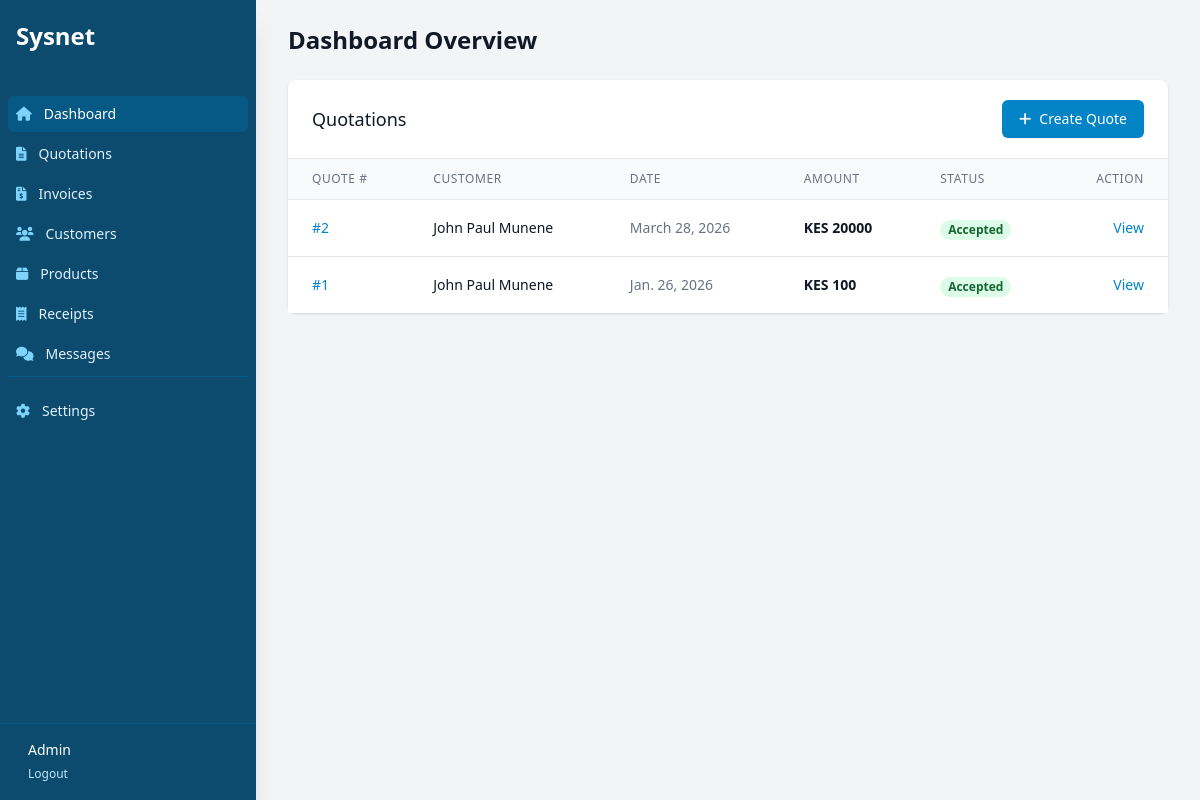
The page /billing/quotation/ (signed in) on the database its author committed.
### billing/models.py (models this page shows, shortened)
class Quotation(models.Model):
    DRAFT = 'draft'
    SENT = 'sent'
    ACCEPTED = 'accepted'
    REJECTED = 'rejected'
    STATUS_CHOICES = [
        (DRAFT, 'Draft'),
        (SENT, 'Sent'),
        (ACCEPTED, 'Accepted'),
        (REJECTED, 'Rejected'),
    ]
    customer = models.ForeignKey(Customer, on_delete=models.CASCADE)
    date = models.DateField(default=timezone.now)
    status = models.CharField(max_length=10, choices=STATUS_CHOICES, default=DRAFT)
    created_at = models.DateTimeField(auto_now_add=True)
    @property
    def total_amount(self):
        return self.items.aggregate(total=Sum(models.F('quantity') * models.F('unit_price')))['total'] or 0

class Customer(models.Model):
    name = models.CharField(max_length=200)
    email = models.EmailField(blank=True, null=True)
    phone = models.CharField(max_length=20, blank=True, null=True)
    address = models.TextField(blank=True, null=True)
    created_at = models.DateTimeField(auto_now_add=True)

### billing/views.py (the view)
# urls.py: path('quotation/', views.quotation_list, name='quotation_list'),
@login_required
def quotation_list(request):
    quotations = Quotation.objects.select_related('customer').order_by('-created_at')
    return render(request, 'billing/quotation_list.html', {'quotations': quotations})

### billing/context_processors.py (called while the page is built)
def company_info(request):
    return {
        'company': CompanyProfile.objects.first()
    }

def unread_count(request):
    if request.user.is_authenticated:
        return {'unread_count': ContactMessage.objects.filter(is_read=False).count()}
    return {'unread_count': 0}

### templates/billing/quotation_list.html
{% extends 'billing/base_dashboard.html' %}
{% block dashboard_content %}
<div class="bg-white shadow rounded-lg">
    <div class="px-4 py-5 border-b border-gray-200 sm:px-6 flex justify-between items-center">
        <h3 class="text-lg leading-6 font-medium text-gray-900">Quotations</h3>
        <a href="{% url 'quotation_create' %}" class="inline-flex items-center px-4 py-2 border border-transparent text-sm font-medium rounded-md shadow-sm text-white bg-brand-600 hover:bg-brand-700">
            <i class="fas fa-plus mr-2"></i> Create Quote
        </a>
    </div>
    <div class="overflow-x-auto">
        <table class="min-w-full divide-y divide-gray-200">
            <thead class="bg-gray-50">
                <tr>
                    <th class="px-6 py-3 text-left text-xs font-medium text-gray-500 uppercase tracking-wider">Quote #</th>
                    <th class="px-6 py-3 text-left text-xs font-medium text-gray-500 uppercase tracking-wider">Customer</th>
                    <th class="px-6 py-3 text-left text-xs font-medium text-gray-500 uppercase tracking-wider">Date</th>
                    <th class="px-6 py-3 text-left text-xs font-medium text-gray-500 uppercase tracking-wider">Amount</th>
                    <th class="px-6 py-3 text-left text-xs font-medium text-gray-500 uppercase tracking-wider">Status</th>
                    <th class="px-6 py-3 text-right text-xs font-medium text-gray-500 uppercase tracking-wider">Action</th>
                </tr>
            </thead>
            <tbody class="bg-white divide-y divide-gray-200">
                {% for quote in quotations %}
                <tr>
                    <td class="px-6 py-4 whitespace-nowrap text-sm font-medium text-brand-600">
                        <a href="{% url 'quotation_detail' quote.pk %}">#{{ quote.id }}</a>
                    </td>
                    <td class="px-6 py-4 whitespace-nowrap text-sm text-gray-900">{{ quote.customer.name }}</td>
                    <td class="px-6 py-4 whitespace-nowrap text-sm text-gray-500">{{ quote.date }}</td>
                    <td class="px-6 py-4 whitespace-nowrap text-sm text-gray-900 font-bold">KES {{ quote.total_amount }}</td>
                    <td class="px-6 py-4 whitespace-nowrap">
                        <span class="px-2 inline-flex text-xs leading-5 font-semibold rounded-full
                            {% if quote.status == 'accepted' %}bg-green-100 text-green-800
                            {% elif quote.status == 'rejected' %}bg-red-100 text-red-800
                            {% elif quote.status == 'sent' %}bg-blue-100 text-blue-800
                            {% else %}bg-gray-100 text-gray-800{% endif %}">
                            {{ quote.get_status_display }}
                        </span>
                    </td>
                    <td class="px-6 py-4 whitespace-nowrap text-right text-sm font-medium">
                        <a href="{% url 'quotation_detail' quote.pk %}" class="text-brand-600 hover:text-brand-900">View</a>
                    </td>
                </tr>
                {% empty %}
                <tr>
                    <td colspan="6" class="px-6 py-4 text-center text-sm text-gray-500">No quotations found.</td>
                </tr>
                {% endfor %}
            </tbody>
        </table>
    </div>
</div>
{% endblock %}

### templates/billing/base_dashboard.html (shortened to what this page needs)
<!DOCTYPE html>
<html lang="en">
<head>
    <script src="https://cdn.tailwindcss.com"></script>
    <link href="https://cdnjs.cloudflare.com/ajax/libs/font-awesome/6.0.0/css/all.min.css" rel="stylesheet">
</head>
<body class="bg-gray-100 font-sans">
    <div class="flex h-screen overflow-hidden">
        <div class="hidden md:flex md:flex-shrink-0 no-print">
            <div class="flex flex-col w-64">
                <div class="flex flex-col h-0 flex-1 bg-brand-900 shadow-xl">
                    <div class="flex-1 flex flex-col pt-5 pb-4 overflow-y-auto">
                        <div class="flex items-center flex-shrink-0 px-4 mb-6">
                            <span class="text-white text-2xl font-bold">Sysnet</span>
                        </div>
                        <nav class="mt-5 flex-1 px-2 space-y-1">
                            <a href="{% url 'dashboard' %}" class="group flex items-center px-2 py-2 text-sm font-medium rounded-md text-white bg-brand-800">
                                <i class="fas fa-home mr-3 text-brand-300"></i>
                                Dashboard
                            </a>
                            <a href="{% url 'quotation_list' %}" class="group flex items-center px-2 py-2 text-sm font-medium rounded-md text-brand-100 hover:bg-brand-800 hover:text-white">
                                <i class="fas fa-file-alt mr-3 text-brand-300 group-hover:text-white"></i>
                                Quotations
                            </a>
                            <a href="{% url 'invoice_list' %}" class="group flex items-center px-2 py-2 text-sm font-medium rounded-md text-brand-100 hover:bg-brand-800 hover:text-white">
                                <i class="fas fa-file-invoice-dollar mr-3 text-brand-300 group-hover:text-white"></i>
                                Invoices
                            </a>
                            <a href="{% url 'customer_list' %}" class="group flex items-center px-2 py-2 text-sm font-medium rounded-md text-brand-100 hover:bg-brand-800 hover:text-white">
                                <i class="fas fa-users mr-3 text-brand-300 group-hover:text-white"></i>
                                Customers
                            </a>
                            <a href="{% url 'product_list' %}" class="group flex items-center px-2 py-2 text-sm font-medium rounded-md text-brand-100 hover:bg-brand-800 hover:text-white">
                                <i class="fas fa-box mr-3 text-brand-300 group-hover:text-white"></i>
                                Products
                            </a>
                             <a href="{% url 'receipt_list' %}" class="group flex items-center px-2 py-2 text-sm font-medium rounded-md text-brand-100 hover:bg-brand-800 hover:text-white">
                                <i class="fas fa-receipt mr-3 text-brand-300 group-hover:text-white"></i>
                                Receipts
                            </a>
                            <a href="{% url 'message_list' %}" class="group flex items-center px-2 py-2 text-sm font-medium rounded-md text-brand-100 hover:bg-brand-800 hover:text-white relative">
                                <i class="fas fa-comments mr-3 text-brand-300 group-hover:text-white"></i>
                                Messages
                            </a>
                            <div class="pt-4 mt-4 border-t border-brand-800">
                                <a href="{% url 'company_settings' %}" class="group flex items-center px-2 py-2 text-sm font-medium rounded-md text-brand-100 hover:bg-brand-800 hover:text-white">
                                    <i class="fas fa-cog mr-3 text-brand-300 group-hover:text-white"></i>
                                    Settings
                                </a>
                            </div>
                        </nav>
                    </div>
                    <div class="flex-shrink-0 flex border-t border-brand-800 p-4">
                        <div class="flex items-center">
                            <div class="ml-3">
                                <p class="text-sm font-medium text-white">
                                    {{ user.username|title }}
                                </p>
                                <form action="{% url 'logout' %}" method="post" class="inline">
                                    <button type="submit" class="text-xs font-medium text-brand-200 hover:text-white group-hover:text-white">
                                        Logout
                                    </button>
                                </form>
                            </div>
                        </div>
                    </div>
                </div>
            </div>
        </div>
        <div class="flex flex-col w-0 flex-1 overflow-hidden">
            <main class="flex-1 relative overflow-y-auto focus:outline-none">
                <div class="py-6">
                    <div class="max-w-7xl mx-auto px-4 sm:px-6 md:px-8 mb-6 no-print">
                        <h1 class="text-2xl font-semibold text-gray-900">Dashboard Overview</h1>
                    </div>
                    <div class="max-w-7xl mx-auto px-4 sm:px-6 md:px-8">
                        {% block dashboard_content %}{% endblock %}
                    </div>
                </div>
            </main>
        </div>
    </div>
</body>
</html>

### rows shown on the page
Quotation: id "2", customer.name "John Paul Munene", date "March 28, 2026", total_amount "20000", status "Accepted"
Quotation: id "1", customer.name "John Paul Munene", date "Jan. 26, 2026", total_amount "100", status "Accepted"

### other values the page prints
{{ user.username|title }} "Admin"
